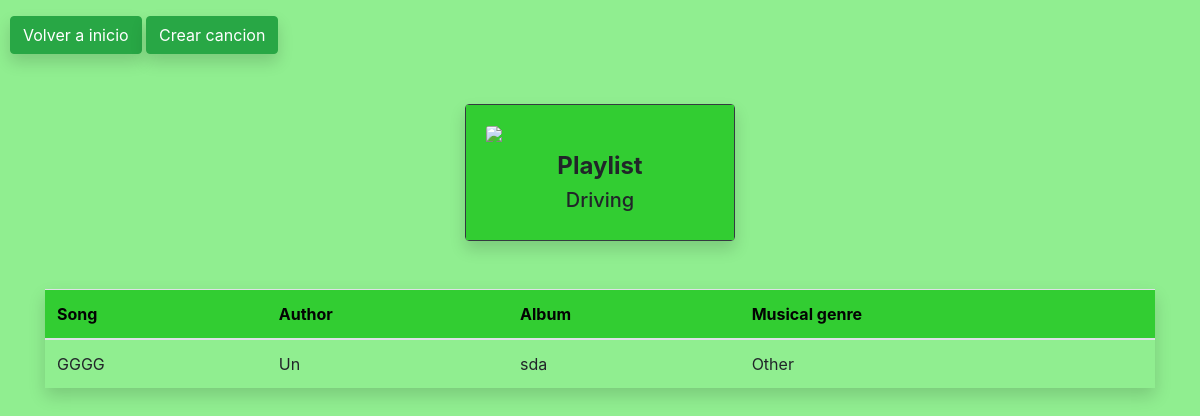
The page /playlist/ on the database as committed earlier.
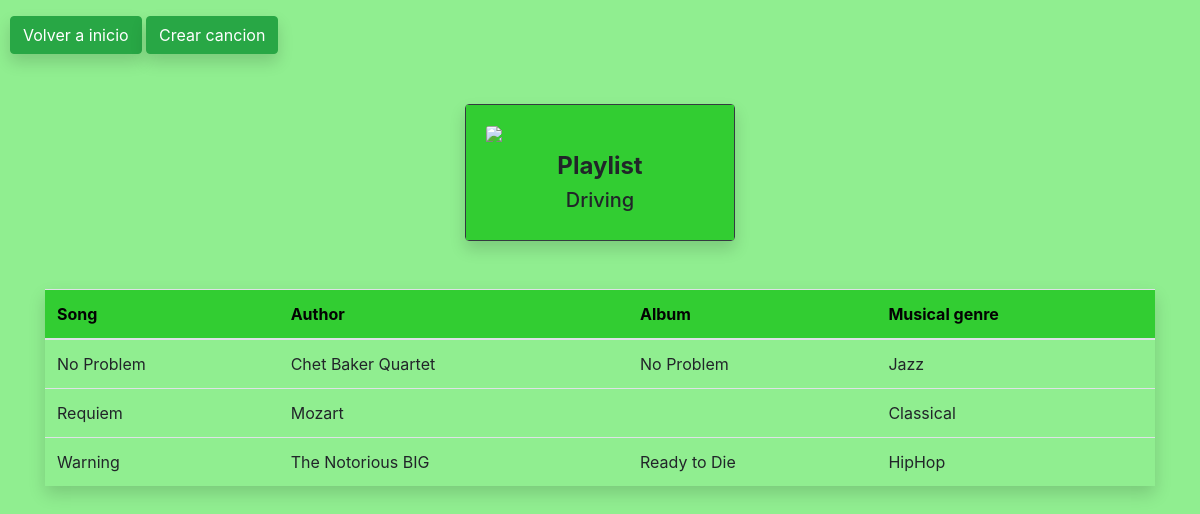
The same page on the database as committed later.
### music_app/models.py (models this page shows, shortened)
class Song(models.Model):
    name = models.TextField(max_length=100)
    author = models.ForeignKey(Author, on_delete=models.CASCADE, related_name="songs")
    album = models.ForeignKey(
        Album,
        on_delete=models.CASCADE,
        related_name="songs",
        null=True,
        blank=True,
    )
    musicalGenre = models.ForeignKey(
        MusicalGenre,
        on_delete=models.CASCADE,
        related_name="songs",
        null=True,
        blank=True,
    )
    image = models.ImageField(null=True, blank=True)
    audio_file = models.FileField(upload_to=song_file_path, blank=True, null=False, default="")
    duration = models.CharField(max_length=10, null=True, blank=True, default="-")
    date = models.DateField(default=date.today)
    class Meta:
        ordering = ["name"]

class Author(models.Model):
    name = models.TextField()

class Album(models.Model):
    title = models.TextField()
    author = models.ForeignKey(
        Author, on_delete=models.PROTECT, related_name="albums", blank=False
    )

class MusicalGenre(models.Model):
    genre = models.TextField(default="Other")

### music_app/views.py (the view)
# urls.py: path("playlist/", views.playlist, name="playlist"),
def playlist(request):
    author_id = request.GET.get("author_id")
    if author_id:
        songs = Song.objects.filter(author=author_id).order_by("name")
    else:
        songs = Song.objects.all().order_by("name")
    return render(request, "web/playlist.html", {"songs": songs})

### music_app/templates/web/playlist.html (shortened to what this page needs)
<!DOCTYPE html>
<html>
    <head>
        <link rel="stylesheet" href="https://stackpath.bootstrapcdn.com/bootstrap/4.5.0/css/bootstrap.min.css">
    </head>
    <body style="background-color: #90EE90;">
        <a href="{% url 'home' %}" class="btn btn-success mt-3 shadow" style="margin-left: 10px;">Volver a inicio</a>
        <a href="{% url 'songs:song_create' %}" class="btn btn-success mt-3 shadow" style="margin-right: 10px;">Crear cancion</a>
        <div class="container">
            <div class="row">
                <div class="col-md-6 offset-md-3">
                    <div class="card custom-card shadow border-dark border-4" >
                        <div class="card-body " style="background-color: #32CD32;" >
                            <img src="https://encrypted-tbn0.gstatic.com/images?q=tbn:ANd9GcToyPIKiZgx8rZ7tyE8zx1xgefOB45hNJ_LkQ&usqp=CAU" class="card-img-top"  style="margin-bottom: 10px;">
                            <h1 style="font-size: 24px; font-weight: bold; display: flex; justify-content: center; align-items: center;">Playlist</h1>
                            <h1 style="font-size: 20px; display: flex; justify-content: center; align-items: center;">Driving</h1>
                        </div>
                    </div>
                </div>
            </div>
        </div>
        <div class="container mt-5">
            <table class="table shadow">
                <thead class="thead-custom">
                    <tr>
                        <th>Song</th>
                        <th>Author</th>
                        <th>Album</th>
                        <th>Musical genre</th>
                    </tr>
                </thead>
                <tbody>
                    {% for song in songs %}
                    <tr>
                        <td>{{ song.name }}</td>
                        <td>{{ song.author.name }}</td>
                        <td>{{ song.album.title }}</td>
                        <td>{{ song.musicalGenre.genre }}</td>
                    </tr>
                    {% endfor %}
                </tbody>
            </table>
        </div>
    </body>
</html>

### music_app/templates/web/playlist.html (style rules this page uses)
.custom-card { width: 50%; margin: 0 auto; margin-top: 50px; }
.thead-custom { background-color: #32CD32; color: #030303; }

Rows that differ between the two databases and show on the page:
added Song: name "No Problem", author.name "Chet Baker Quartet", album "No Problem", musicalGenre.genre "Jazz"
added Song: name "Requiem", author.name "Mozart", musicalGenre.genre "Classical"
changed Song: name "GGGG" → "Warning"; author.name "Un" → "The Notorious BIG"; album "sda" → "Ready to Die"; musicalGenre.genre "Other" → "HipHop"
